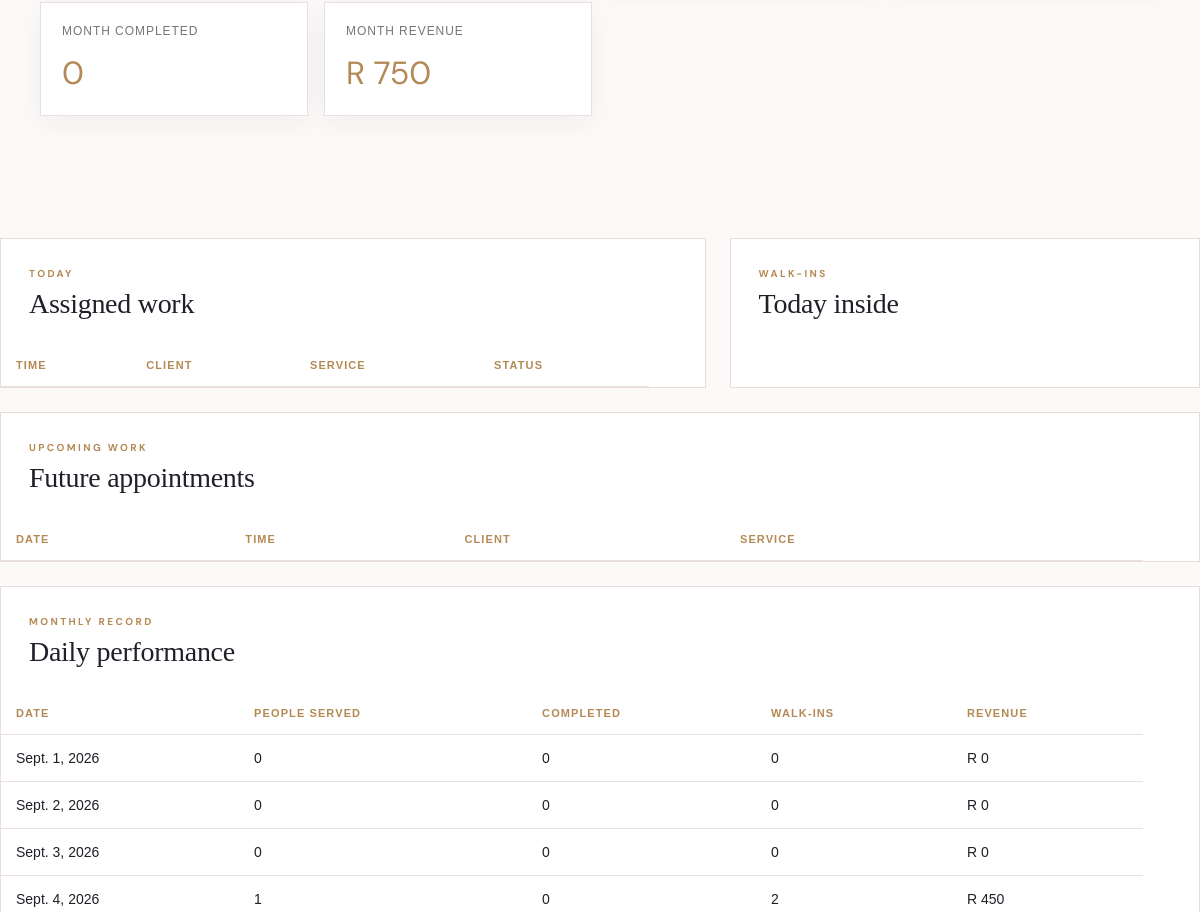
The page /owner/workers/4/ (middle part) on the database as committed earlier.
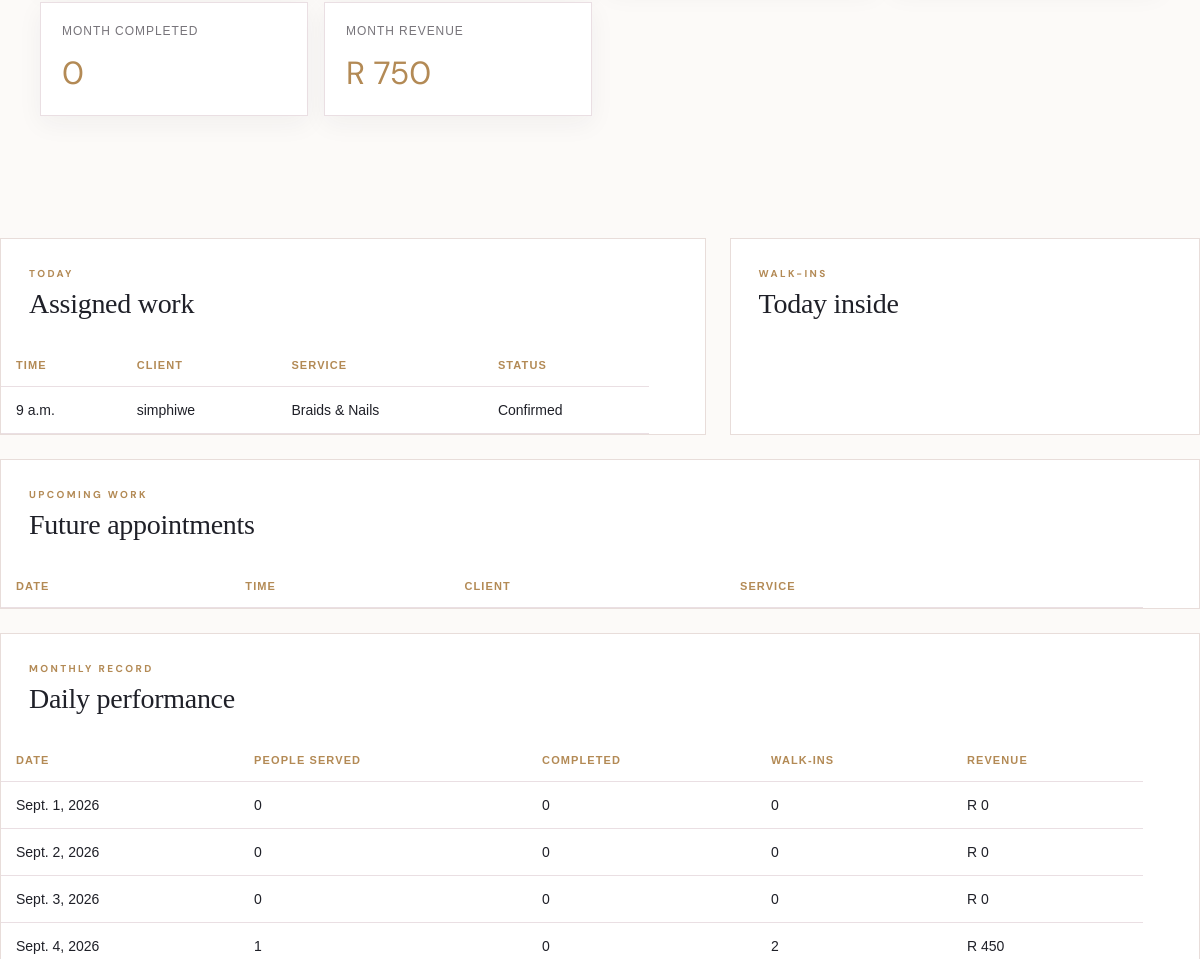
The same page on the database as committed later.
### core/models.py (models this page shows, shortened)
class Appointment(models.Model):
    PENDING = 'pending'
    CONFIRMED = 'confirmed'
    CHECKED_IN = 'checked_in'
    IN_PROGRESS = 'in_progress'
    COMPLETED = 'completed'
    CANCELLED = 'cancelled'
    STATUS_CHOICES = [(PENDING, 'Pending'), (CONFIRMED, 'Confirmed'), (CHECKED_IN, 'Checked In'),
                      (IN_PROGRESS, 'In Progress'), (COMPLETED, 'Completed'), (CANCELLED, 'Cancelled')]
    client = models.ForeignKey(Client, on_delete=models.CASCADE, related_name='appointments')
    service = models.ForeignKey(Service, on_delete=models.PROTECT, related_name='appointments')
    worker = models.ForeignKey(Worker, on_delete=models.SET_NULL, null=True, blank=True, related_name='appointments')
    appointment_date = models.DateField()
    appointment_time = models.TimeField()
    notes = models.TextField(blank=True)
    inspiration_image_1 = models.ImageField(upload_to='inspiration/', blank=True, null=True)
    inspiration_image_2 = models.ImageField(upload_to='inspiration/', blank=True, null=True)
    status = models.CharField(max_length=20, choices=STATUS_CHOICES, default=PENDING)
    created_at = models.DateTimeField(auto_now_add=True)
    paid_at = models.DateTimeField(null=True, blank=True)
    completed_at = models.DateTimeField(null=True, blank=True)
    class Meta:
        ordering = ['appointment_date', 'appointment_time']
        constraints = [models.UniqueConstraint(fields=['appointment_date', 'appointment_time', 'worker'], name='unique_worker_slot')]

class Client(models.Model):
    user = models.OneToOneField(settings.AUTH_USER_MODEL, on_delete=models.SET_NULL, null=True, blank=True, related_name='client_profile')
    full_name = models.CharField(max_length=150)
    phone = models.CharField(max_length=30)
    email = models.EmailField(blank=True)
    registered_at = models.DateTimeField(auto_now_add=True)
    notes = models.TextField(blank=True)

class Service(models.Model):
    name = models.CharField(max_length=120)
    description = models.TextField(blank=True)
    duration_minutes = models.PositiveIntegerField(default=60)
    price = models.DecimalField(max_digits=10, decimal_places=2)
    is_active = models.BooleanField(default=True)

### core/views.py (the view)
    def wrapped(request, *args, **kwargs):
        profile = getattr(request.user, 'profile', None)
        if request.user.is_authenticated and not (profile and profile.role == Profile.OWNER):
            raise PermissionDenied
        return view_func(request, *args, **kwargs)

### core/views.py (called while the page is built)
def owner_required(view_func):
    def wrapped(request, *args, **kwargs):
        profile = getattr(request.user, 'profile', None)
        if request.user.is_authenticated and not (profile and profile.role == Profile.OWNER):
            raise PermissionDenied
        return view_func(request, *args, **kwargs)
    return wrapped

### templates/core/worker_detail.html (shortened to what this page needs)
{% extends 'core/base.html' %}
{% block content %}
<section class="dashboard-section worker-detail-page"><div class="container">
  <div class="stats-grid"><div class="stat-card"><span>Month completed</span><strong>{{ monthly_completed }}</strong></div><div class="stat-card"><span>Month revenue</span><strong>R {{ monthly_revenue }}</strong></div></div>
 </div></section>
  <div class="worker-columns"><section class="worker-panel"><div class="workspace-heading"><div><p class="eyebrow">TODAY</p><h2>Assigned work</h2></div></div><div class="table-wrap"><table><thead><tr><th>Time</th><th>Client</th><th>Service</th><th>Status</th></tr></thead><tbody>{% for appointment in daily_appointments %}<tr><td>{{ appointment.appointment_time }}</td><td>{{ appointment.client.full_name }}</td><td>{{ appointment.service.name }}</td><td>{{ appointment.get_status_display }}</td></tr>{% endfor %}</tbody></table></div></section><aside class="worker-panel"><div class="workspace-heading"><div><p class="eyebrow">WALK-INS</p><h2>Today inside</h2></div></div>{% for walk_in in daily_walk_ins %}<div class="client-list-row"><strong>{{ walk_in.client.full_name }}</strong><small>{{ walk_in.service.name }} &middot; {{ walk_in.time_spent_display }}</small></div>{% endfor %}</aside></div>
  <section class="worker-panel history-panel"><div class="workspace-heading"><div><p class="eyebrow">UPCOMING WORK</p><h2>Future appointments</h2></div></div><div class="table-wrap"><table><thead><tr><th>Date</th><th>Time</th><th>Client</th><th>Service</th><th></th></tr></thead></table></div></section>
  <section class="worker-panel history-panel"><div class="workspace-heading"><div><p class="eyebrow">MONTHLY RECORD</p><h2>Daily performance</h2></div></div><div class="table-wrap"><table><thead><tr><th>Date</th><th>People served</th><th>Completed</th><th>Walk-ins</th><th>Revenue</th></tr></thead><tbody>{% for record in daily_records %}<tr><td>{{ record.date }}</td><td>{{ record.people }}</td><td>{{ record.completed }}</td><td>{{ record.walk_ins }}</td><td>R {{ record.revenue }}</td></tr>{% endfor %}</tbody></table></div></section>
{% endblock %}

Rows that differ between the two databases and show on the page:
now on this page (row edited): Appointment: appointment_time "9 a.m.", client.full_name "simphiwe", service.name "Braids & Nails", status "Confirmed"
